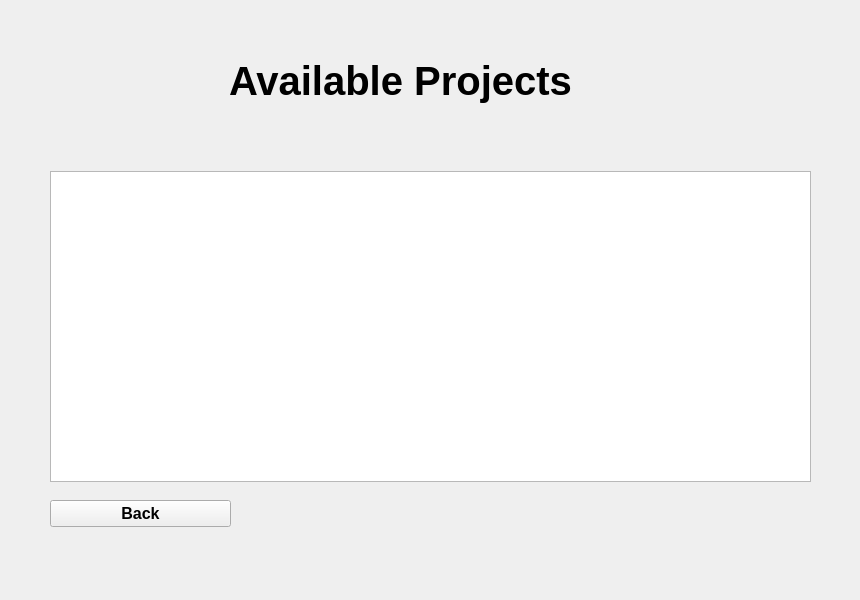
<?xml version="1.0" encoding="UTF-8"?>
<ui version="4.0">
 <class>StudentProjectsPage</class>
 <widget class="QWidget" name="StudentProjectsPage">
  <property name="geometry">
   <rect>
    <x>0</x>
    <y>0</y>
    <width>860</width>
    <height>600</height>
   </rect>
  </property>
  <property name="windowTitle">
   <string>Form</string>
  </property>
  <widget class="QPushButton" name="pushButton">
   <property name="geometry">
    <rect>
     <x>50</x>
     <y>500</y>
     <width>181</width>
     <height>27</height>
    </rect>
   </property>
   <property name="font">
    <font>
     <pointsize>12</pointsize>
     <weight>75</weight>
     <bold>true</bold>
    </font>
   </property>
   <property name="text">
    <string>Back</string>
   </property>
  </widget>
  <widget class="QWidget" name="verticalLayoutWidget_3">
   <property name="geometry">
    <rect>
     <x>200</x>
     <y>10</y>
     <width>401</width>
     <height>141</height>
    </rect>
   </property>
   <layout class="QVBoxLayout" name="verticalLayout_4">
    <item alignment="Qt::AlignHCenter">
     <widget class="QLabel" name="label_6">
      <property name="font">
       <font>
        <pointsize>30</pointsize>
        <weight>75</weight>
        <bold>true</bold>
       </font>
      </property>
      <property name="text">
       <string>Available Projects</string>
      </property>
     </widget>
    </item>
   </layout>
  </widget>
  <widget class="QTableWidget" name="projectsTable">
   <property name="geometry">
    <rect>
     <x>50</x>
     <y>171</y>
     <width>761</width>
     <height>311</height>
    </rect>
   </property>
  </widget>
 </widget>
 <resources/>
 <connections/>
</ui>
